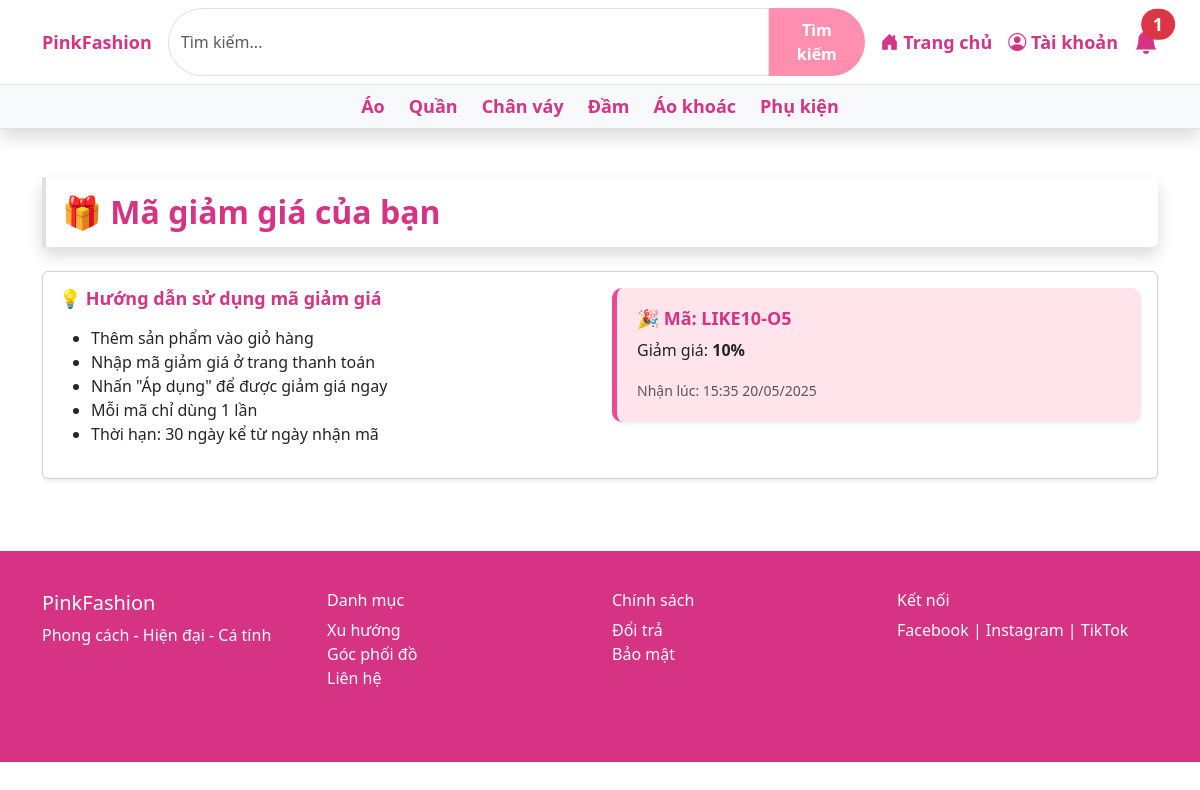
The app's page /pages/notifications.php (signed in) with its own data.
### tables this page shows
CREATE TABLE `vouchers` (
  `id` int(11) NOT NULL,
  `user_id` int(11) NOT NULL,
  `outfit_id` int(11) NOT NULL,
  `code` varchar(50) NOT NULL,
  `discount` int(11) NOT NULL DEFAULT 10,
  `created_at` datetime DEFAULT current_timestamp()
);

### pages/notifications.php (the view, shortened to what this page needs)
<?php
include '../php/voucher.php';
$user_id = $_SESSION['user_id'];
$sql = "SELECT * FROM vouchers WHERE user_id = ? ORDER BY created_at DESC";
$stmt = $conn->prepare($sql);
$stmt->bind_param("i", $user_id);
$stmt->execute();
$result = $stmt->get_result();
$data = $result->fetch_all(MYSQLI_ASSOC);
?>
<!DOCTYPE html>
<html lang="vi">
<head>
  <link href="https://cdn.jsdelivr.net/npm/bootstrap@5.3.0/dist/css/bootstrap.min.css" rel="stylesheet">
  <link rel="stylesheet" href="../assets/css/customer.css">
</head>
<body>
  <?php include 'header.php'; ?>
  <div class="container py-5">
    <div class="card mb-4 shadow border-0">
      <div class="card-body border-start border-4 border-pink">
        <h2 class="text-pink mb-0 fw-bold fs-2">🎁 Mã giảm giá của bạn</h2>
      </div>
    </div>
    <?php if (empty($data)): ?>
      <div class="card mb-5 shadow-sm text-center p-5">
        <div class="card-body">
          <h4 class="text-muted mb-3">Bạn chưa có mã giảm giá nào!</h4>
          <p>Hãy tương tác với bài viết, thích sản phẩm để nhận quà tặng đặc biệt 💝</p>
          <img src="https://cdn-icons-png.flaticon.com/512/8244/8244553.png" alt="no voucher" width="150" class="my-3">
          <a href="index.php" class="btn btn-pink bg-pink text-white mt-3">Khám phá ngay</a>
        </div>
      </div>
    <?php else: ?>
      <div class="card mb-4 shadow-sm">
        <div class="card-body">
          <div class="row">
            <div class="col-md-6 mb-3">
              <h5 class="text-pink mb-3">💡 Hướng dẫn sử dụng mã giảm giá</h5>
              <ul class="mb-0">
                <li>Thêm sản phẩm vào giỏ hàng</li>
                <li>Nhập mã giảm giá ở trang thanh toán</li>
                <li>Nhấn "Áp dụng" để được giảm giá ngay</li>
                <li>Mỗi mã chỉ dùng 1 lần</li>
                <li>Thời hạn: 30 ngày kể từ ngày nhận mã</li>
              </ul>
            </div>
            <div class="col-md-6" style="max-height: 300px; overflow-y: auto;">
              <?php foreach ($data as $row): ?>
                <div class="voucher-box shadow-sm mb-3">
                  <h5 class="text-pink">🎉 Mã: <strong><?= htmlspecialchars($row['code']) ?></strong></h5>
                  <p>Giảm giá: <strong><?= htmlspecialchars($row['discount']) ?>%</strong></p>
                  <p class="mb-0"><small class="text-muted">Nhận lúc:
                      <?= date('H:i d/m/Y', strtotime($row['created_at'])) ?></small></p>
                </div>
              <?php endforeach; ?>
            </div>
          </div>
        </div>
      </div>
    <?php endif; ?>
  </div>
  <?php include 'footer.php'; ?>
</body>
</html>

### assets/css/customer.css (style rules this page uses)
.text-pink { color: #ec4899; }
.border-pink { border-left: 5px solid #ec4899 !important; }
.voucher-box { background-color: #ffe4ec; border-radius: 10px; padding: 20px; border-left: 5px solid #ec4899; }

### assets/css/main.css (style rules this page uses)
:root { --primary-light: #ffe6ec; --primary-dark: #ff8fb1; --text-color: #d63384; }
body { scroll-behavior: smooth; }
.text-pink { color: var(--text-color) !important; font-weight: bold; font-size: large; }

### records on screen
vouchers: code "LIKE10-O5", discount "10", created_at "15:35 20/05/2025"

### other values on screen
$voucher_count "1"
